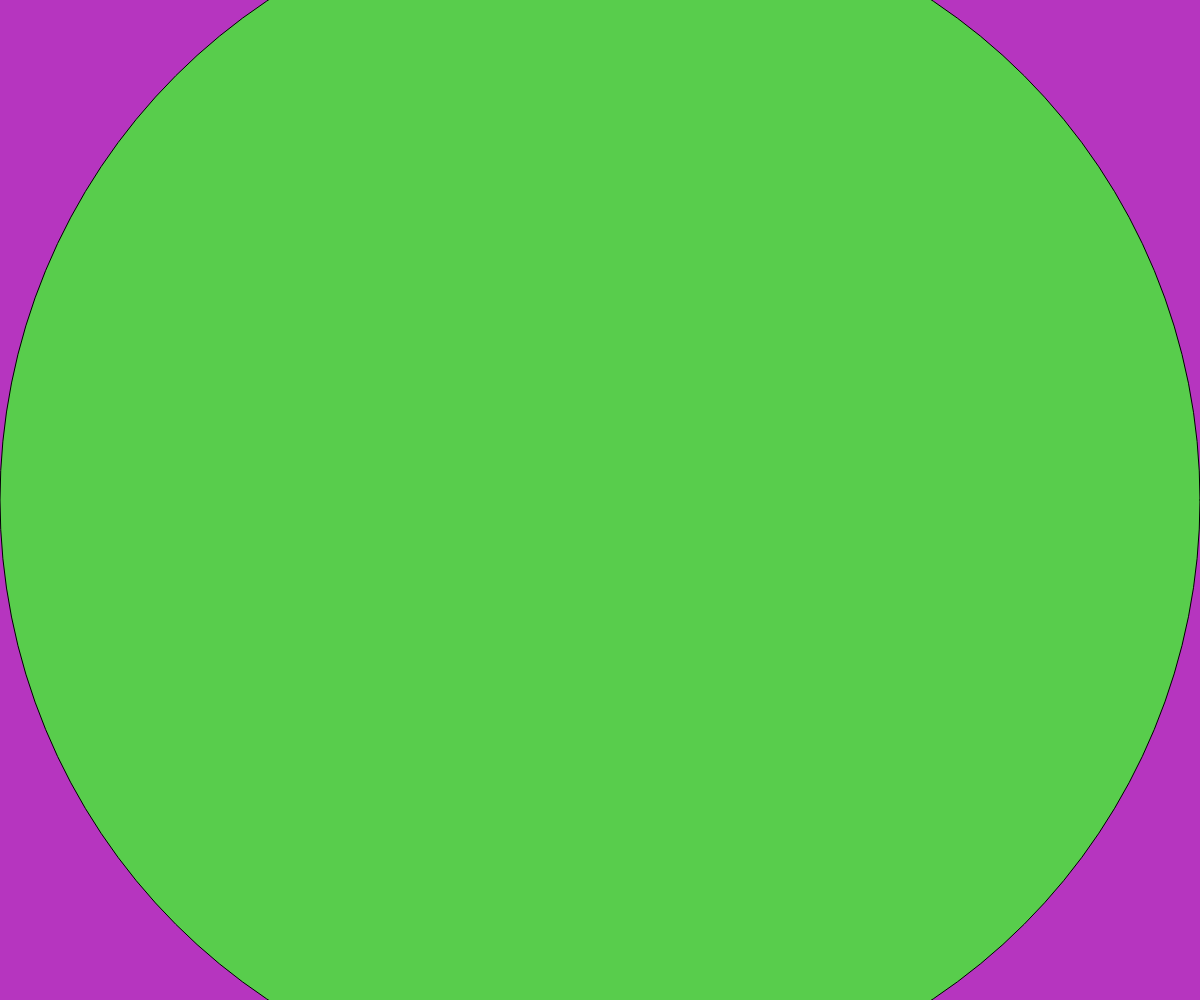
Frame 1 (no input)
Frame 60 (no input): identical to frame 1, image omitted
Frame 120 (the mouse pressed at the canvas centre since frame 60): identical to frame 1, image omitted

The p5.js sketch that drew this single still picture (run headless with seeded random() and noise() and a simulated clock; from frame 60 on, the mouse is pressed at the canvas centre):

// p5.js sketch
// ── sketch.js
// https://editor.p5js.org/jht9629-nyu/sketches/cN8bDbHgE
// random bg fg v1

let my = {};

function setup() {
  createCanvas(windowWidth, windowHeight);
  init_page();
  // frameRate(2);
  my.npause = getTargetFrameRate() * 5;
  setup_fullScreenButton();
}

function draw() {
  // background(220);
  if (my.ipause > 0) {
    my.ipause = my.ipause - 1;
    if (my.ipause <= 0) {
      next_page();
    }
    return;
  }
  my.ipause = my.npause;
  // init_page();
}

function init_vars() {
  my.ipause = 0;
  change_bg();
  change_fg();
}

function change_fg() {
  my.fgColor = [random(255), random(255), random(255)];
}

function change_bg() {
  my.bgColor = [random(255), random(255), random(255)];
}

function next_page() {
  if (random([0, 1])) {
    change_fg();
  } else {
    change_bg();
  }
  draw_page();
}

function init_page() {
  init_vars();
  draw_page();
}

function draw_page() {
  background(my.bgColor);
  fill(my.fgColor);
  let x = width / 2;
  let y = height / 2;
  let w = width;
  let h = w;
  ellipse(x, y, w, h);
}

// --
function setup_fullScreenButton() {
  my.fullScreenButton = createButton("?=v23 Full");
  my.fullScreenButton.mousePressed(fullScreen_action);
  my.fullScreenButton.style("font-size:42px");
}

function fullScreen_action() {
  my.fullScreenButton.remove();
  fullscreen(1);
  let delay = 3000;
  setTimeout(ui_present_window, delay);
}

function ui_present_window() {
  resizeCanvas(windowWidth, windowHeight);
  init_vars();
}

// Respond to window resizing event
function windowResized() {
  resizeCanvas(windowWidth, windowHeight);
}
